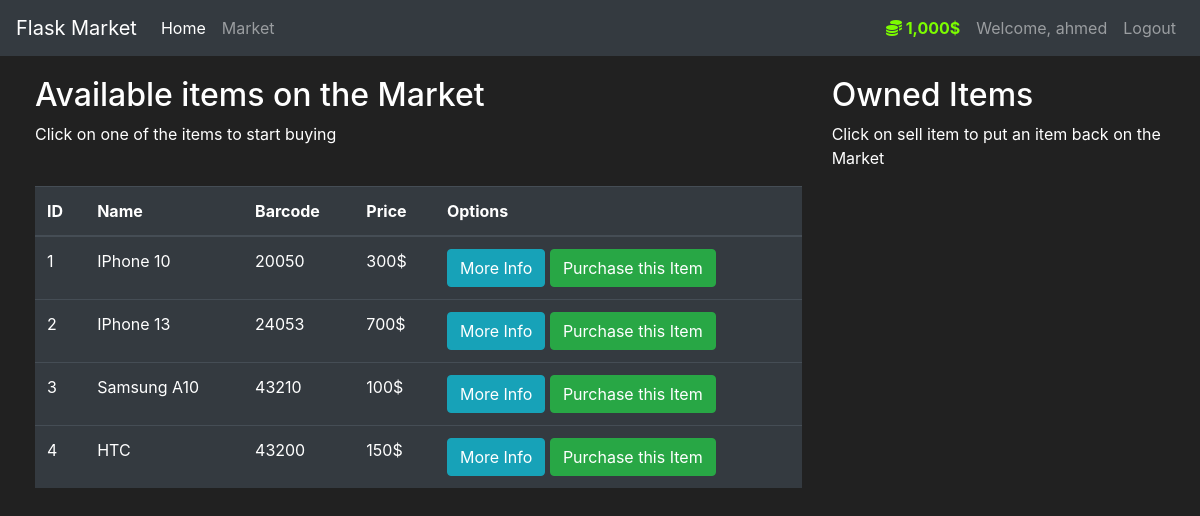
The app's page /market (signed in) with its own data.
### market/models.py (models this page shows, shortened)
class User(db.Model, UserMixin):
    id = db.Column(db.Integer(), primary_key=True)
    username = db.Column(db.String(length=30), nullable=False, unique=True)
    email_address = db.Column(db.String(length=50), nullable=False, unique=True)
    password_hash = db.Column(db.String(length=60), nullable=False)
    budget = db.Column(db.Integer(), nullable=False, default=1000)
    items = db.relationship('Item', backref='owned_user', lazy=True)
    @property
    def prettier_budget(self):
        if len(str(self.budget)) >= 4:
            return f'{str(self.budget)[:-3]},{str(self.budget)[-3:]}$'
        else:
            return f"{self.budget}$"
    @property
    def password(self):
        return self.password

class Item(db.Model):
    id = db.Column(db.Integer(), primary_key=True)
    name = db.Column(db.String(length=30), nullable=False, unique=True)
    price = db.Column(db.Integer(), nullable=False)
    barcode = db.Column(db.String(length=12), nullable=False, unique=True)
    description = db.Column(db.String(length=1024), nullable=False, unique=True)
    owner = db.Column(db.Integer(), db.ForeignKey('user.id'))

### market/routes.py (the view, shortened to what this page needs)
@app.route('/market', methods=['GET', 'POST'])
@login_required
def market_page():
    purchase_form = PurchaseItemForm()
    selling_form = SellItemForm()
    if request.method == "GET":
        items = Item.query.filter_by(owner=None)
        owned_items = Item.query.filter_by(owner=current_user.id)
        return render_template('market.html', items=items, purchase_form=purchase_form, owned_items=owned_items, selling_form=selling_form)

### market/models.py (called while the page is built)
@login_manager.user_loader
def load_user(user_id):
    return User.query.get(int(user_id))

### market/templates/market.html (shortened to what this page needs)
{% extends 'base.html' %}
{% block content %}
<div class="row" style="margin-top:20px; margin-left:20px">
   <div class="col-8">
       <h2>Available items on the Market</h2>
       <p>Click on one of the items to start buying</p>
       <br>
      <table class="table table-hover table-dark">
         <thead>
            <tr>
               <th scope="col">ID</th>
               <th scope="col">Name</th>
               <th scope="col">Barcode</th>
               <th scope="col">Price</th>
               <th scope="col">Options</th>
            </tr>
         </thead>
         <tbody>
            {% for item in items %}
            <tr>
               <td>{{ item.id }}</td>
               <td>{{ item.name }}</td>
               <td>{{ item.barcode }}</td>
               <td>{{ item.price }}$</td>
               <td>
                  <button class="btn btn-outline btn-info" data-toggle="modal" data-target="#Modal-MoreInfo-{{ item.id }}">More Info</button>
                  <button class="btn btn-outline btn-success" data-toggle="modal" data-target="#Modal-PurchaseConfirm-{{ item.id }}">Purchase this Item</button>
               </td>
            </tr>
            {% endfor %}
         </tbody>
      </table>
   </div>
   <div class="col-4">
        <h2>Owned Items</h2>
        <p>Click on sell item to put an item back on the Market</p>
        <br>
   </div>
</div>
{% endblock %}

### market/templates/base.html (shortened to what this page needs)
<!doctype html>
<html lang="en">
   <head>
      <link rel="stylesheet" href="https://cdn.jsdelivr.net/npm/bootstrap@4.5.3/dist/css/bootstrap.min.css">
   </head>
   <body>
    <nav class="navbar navbar-expand-md navbar-dark bg-dark">
      <a class="navbar-brand" href="#">Flask Market</a>
      <div class="collapse navbar-collapse" id="navbarNav">
        <ul class="navbar-nav mr-auto">
            <li class="nav-item active">
                <a class="nav-link" href="{{ url_for('home_page') }}">Home <span class="sr-only">(current)</span></a>
            </li>
            <li class="nav-item">
                <a class="nav-link" href="{{ url_for('market_page') }}">Market</a>
            </li>
        </ul>
          {% if current_user.is_authenticated %}
            <ul class="navbar-nav">
                <li class="nav-item">
                    <a class="nav-link" style="color: lawngreen; font-weight: bold">
                        <i class="fas fa-coins"></i>
                        {{ current_user.prettier_budget }}
                    </a>
                </li>
                <li class="nav-item">
                    <a class="nav-link">Welcome, {{ current_user.username }}</a>
                </li>
                <li class="nav-item">
                    <a class="nav-link" href="{{ url_for('logout_page') }}">Logout</a>
                </li>
            </ul>
          {% endif %}
      </div>
    </nav>
      {% block content %}
      {% endblock %}
   </body>
</html>

### market/templates/base.html (style rules this page uses)
body { background-color: #212121; color: white }

### records on screen
User: prettier_budget "1,000$", username "ahmed"
Item: id "1", name "IPhone 10", barcode "20050", price "300"
Item: id "2", name "IPhone 13", barcode "24053", price "700"
Item: id "3", name "Samsung A10", barcode "43210", price "100"
Item: id "4", name "HTC", barcode "43200", price "150"
